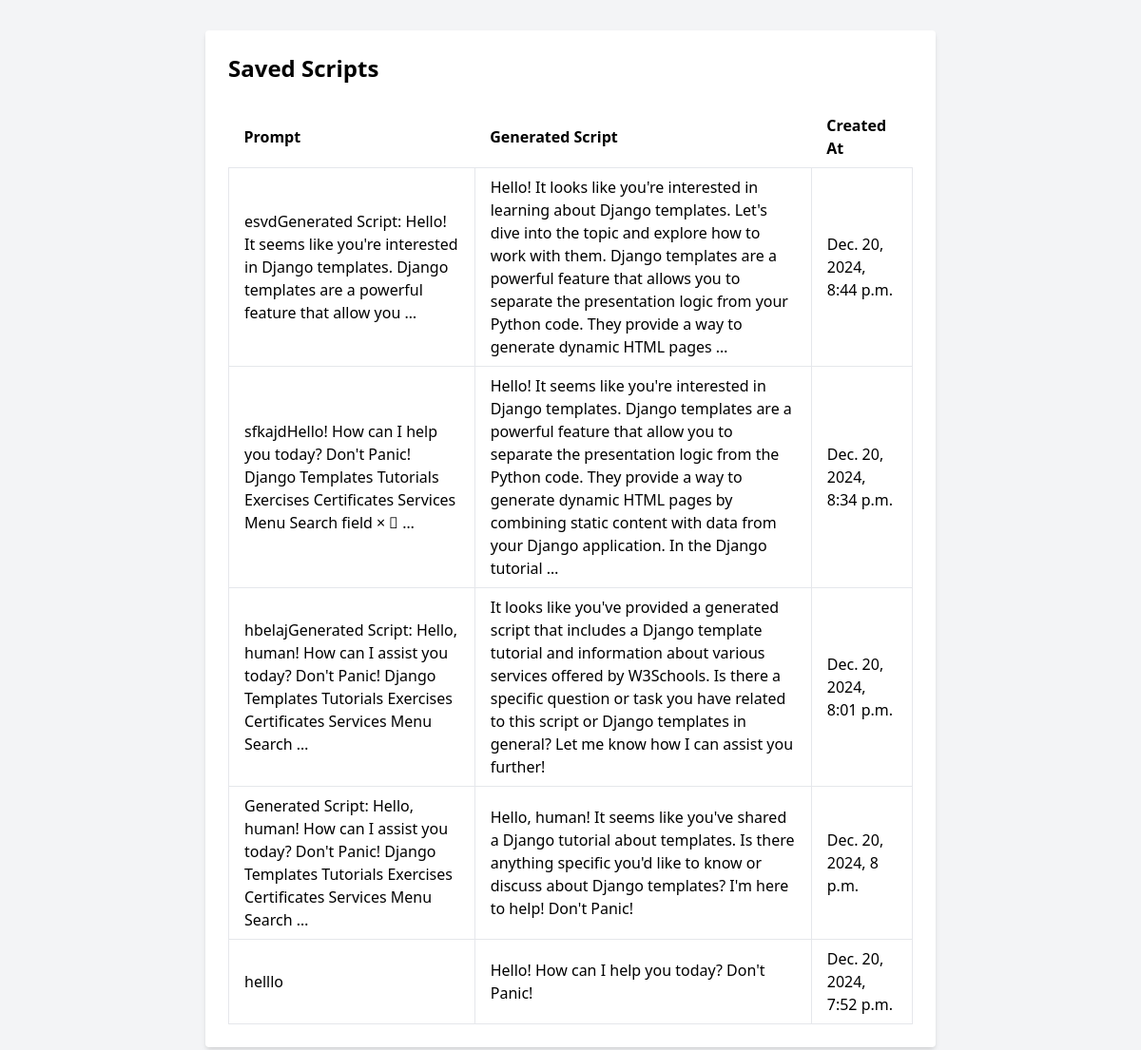
/saved-scripts, run on the app's committed database.
### generator/models.py (models this page shows, shortened)
class Script(models.Model):
    prompt = models.TextField()
    script = models.TextField()
    created_at = models.DateTimeField(auto_now_add=True)

### generator/views.py (the view)
# urls.py: path('saved-scripts', views.get_saved_scripts, name='saved_scripts'),
def get_saved_scripts(request):
    page = int(request.GET.get('page', 1))
    scripts_per_page = 5
    scripts = Script.objects.all().order_by('-created_at')[(page - 1) * scripts_per_page:page * scripts_per_page]
    return render(request, 'generator/saved.html', {'scripts': scripts, 'page': page})

### generator/templates/generator/Saved.html (shortened to what this page needs)
<!DOCTYPE html>
<html lang="en">
<head>
    <link href="https://cdn.jsdelivr.net/npm/tailwindcss@2.2.19/dist/tailwind.min.css" rel="stylesheet">
</head>
<body class="bg-gray-100 p-8">
    <div class="max-w-3xl mx-auto bg-white p-6 rounded shadow-md">
        <h1 class="text-2xl font-semibold mb-6">Saved Scripts</h1>
        <table class="min-w-full table-auto">
            <thead>
                <tr>
                    <th class="px-4 py-2 text-left">Prompt</th>
                    <th class="px-4 py-2 text-left">Generated Script</th>
                    <th class="px-4 py-2 text-left">Created At</th>
                </tr>
            </thead>
            <tbody>
                {% for script in scripts %}
                <tr>
                    <td class="border px-4 py-2">{{ script.prompt|truncatewords:20 }}</td>
                    <td class="border px-4 py-2">{{ script.script|truncatewords:50 }}</td>
                    <td class="border px-4 py-2">{{ script.created_at }}</td>
                </tr>
                {% endfor %}
            </tbody>
        </table>
    </div>
</body>
</html>

### data on the page
Script: prompt "esvdGenerated Script: Hello! It seems like you're interested in Django templates. Django templates are a powerful feature that allow you …", script "Hello! It looks like you're interested in learning about Django templates. Let's dive into the topic and explore how to work with them. Django templates are a powerful feature that allows you to separate the presentation logic from your Python code. They provide a way to generate dynamic HTML pages …", created_at "Dec. 20, 2024, 8:44 p.m."
Script: prompt "sfkajdHello! How can I help you today? Don't Panic! Django Templates Tutorials Exercises Certificates Services Menu Search field ×  …", script "Hello! It seems like you're interested in Django templates. Django templates are a powerful feature that allow you to separate the presentation logic from the Python code. They provide a way to generate dynamic HTML pages by combining static content with data from your Django application. In the Django tutorial …", created_at "Dec. 20, 2024, 8:34 p.m."
Script: prompt "hbelajGenerated Script: Hello, human! How can I assist you today? Don't Panic! Django Templates Tutorials Exercises Certificates Services Menu Search …", script "It looks like you've provided a generated script that includes a Django template tutorial and information about various services offered by W3Schools. Is there a specific question or task you have related to this script or Django templates in general? Let me know how I can assist you further!", created_at "Dec. 20, 2024, 8:01 p.m."
Script: prompt "Generated Script: Hello, human! How can I assist you today? Don't Panic! Django Templates Tutorials Exercises Certificates Services Menu Search …", script "Hello, human! It seems like you've shared a Django tutorial about templates. Is there anything specific you'd like to know or discuss about Django templates? I'm here to help! Don't Panic!", created_at "Dec. 20, 2024, 8 p.m."
Script: prompt "helllo", script "Hello! How can I help you today? Don't Panic!", created_at "Dec. 20, 2024, 7:52 p.m."
